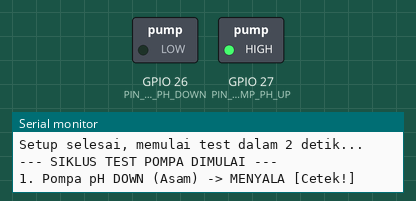
Bench run of a sketch on a simulated ESP32. Shown: switched loads named in the sketch (green lamp = pin HIGH), the last lines printed to the serial monitor.

Above: at 3.5 s.
At 8.5 s:
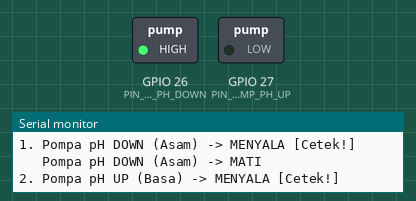
At 12.5 s:
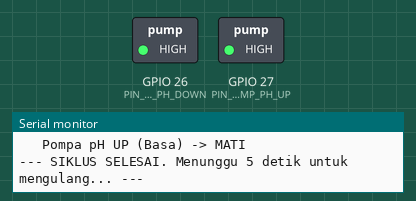
Timing chart, 0 to 18.9 s (numbered marks = the images above):
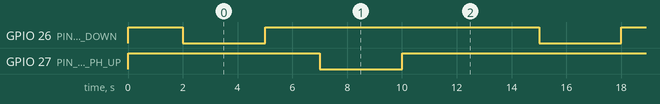

Measured:
- by itself, GPIO 26 (PIN_PUMP_PH_DOWN), GPIO 27 (PIN_PUMP_PH_UP): alternates HIGH for 10.0 s and LOW for 3.0 s
- by itself, everything shown: repeats every 13.0 s, in 4 steps

The sketch:

aktuator_test.ino
```cpp
// ==========================================
// DEFINISI PIN AKTUATOR (HANYA POMPA)
// ==========================================
const int PIN_PUMP_PH_DOWN = 26;   // Pompa pH Asam/Down (Relay IN2)
const int PIN_PUMP_PH_UP = 27;     // Pompa pH Basa/Up (Relay IN3)

void setup() {
  Serial.begin(115200);
  Serial.println(F("\n=== MEMULAI TEST AKTUATOR (Hanya Pompa Relay) ==="));

  // 1. SETUP RELAY POMPA
  pinMode(PIN_PUMP_PH_DOWN, OUTPUT);
  pinMode(PIN_PUMP_PH_UP, OUTPUT);

  // Matikan relay saat pertama kali hidup
  // (Sebagian besar relay bekerja dengan sistem Active-LOW, artinya mati jika diberi HIGH)
  digitalWrite(PIN_PUMP_PH_DOWN, HIGH);
  digitalWrite(PIN_PUMP_PH_UP, HIGH);

  Serial.println(F("Setup selesai, memulai test dalam 2 detik..."));
  delay(2000); // Jeda sebelum memulai test
}

void loop() {
  Serial.println(F("\n--- SIKLUS TEST POMPA DIMULAI ---"));

  // ==========================================
  // TEST 1: POMPA pH DOWN (RELAY CH 2)
  // ==========================================
  Serial.println(F("1. Pompa pH DOWN (Asam) -> MENYALA [Cetek!]"));
  digitalWrite(PIN_PUMP_PH_DOWN, LOW);  // Memberikan sinyal LOW untuk menyalakan Relay
  delay(3000);                          // Tahan posisi menyala selama 3 detik

  Serial.println(F("   Pompa pH DOWN (Asam) -> MATI"));
  digitalWrite(PIN_PUMP_PH_DOWN, HIGH); // Memberikan sinyal HIGH untuk mematikan Relay
  delay(2000);                          // Jeda 2 detik sebelum pindah ke pompa sebelah

  // ==========================================
  // TEST 2: POMPA pH UP (RELAY CH 3)
  // ==========================================
  Serial.println(F("2. Pompa pH UP (Basa) -> MENYALA [Cetek!]"));
  digitalWrite(PIN_PUMP_PH_UP, LOW);    // Memberikan sinyal LOW untuk menyalakan Relay
  delay(3000);                          // Tahan posisi menyala selama 3 detik

  Serial.println(F("   Pompa pH UP (Basa) -> MATI"));
  digitalWrite(PIN_PUMP_PH_UP, HIGH);   // Memberikan sinyal HIGH untuk mematikan Relay

  // ==========================================
  // SELESAI SIKLUS
  // ==========================================
  Serial.println(F("--- SIKLUS SELESAI. Menunggu 5 detik untuk mengulang... ---"));
  delay(5000); // Istirahat 5 detik sebelum mengulang dari pompa pertama
}
```
